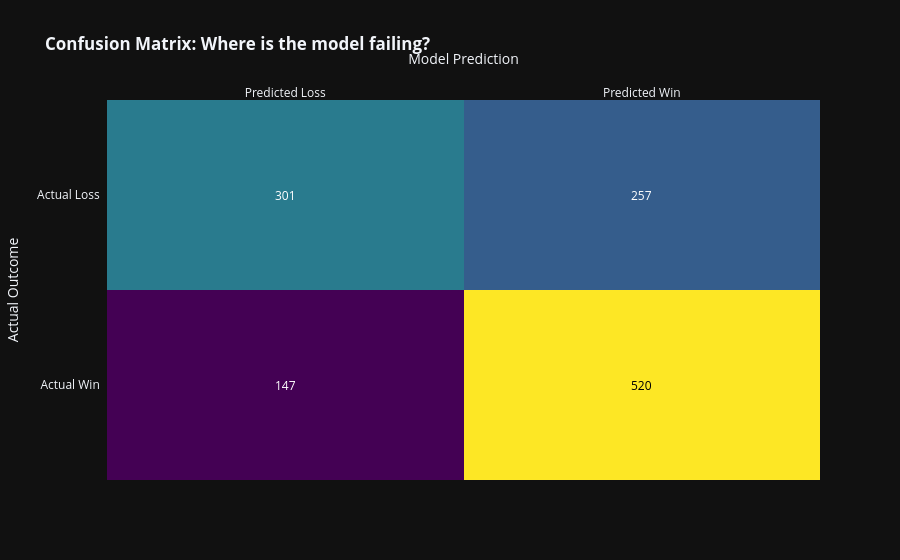

The notebook cell saved with this chart:
### Code cell
import plotly.figure_factory as ff
from sklearn.metrics import confusion_matrix

# Ensure we use the most recent predictions from your tuned model
# If the lengths don't match, re-run your X_test/y_test split
preds_2425 = model.predict(X_2425)
cm = confusion_matrix(y_actual, preds_2425)

# z is the matrix, x is the predicted labels, y is the actual labels
# We flip the matrix and y-axis to put 'Actual Win' at the bottom right
z = cm[::-1] 
x = ['Predicted Loss', 'Predicted Win']
y = ['Actual Loss', 'Actual Win'][::-1] 

fig = ff.create_annotated_heatmap(z, x=x, y=y, colorscale='Viridis')

fig.update_layout(
    title='<b>Confusion Matrix: Where is the model failing?</b>',
    xaxis_title='Model Prediction',
    yaxis_title='Actual Outcome',
    template='plotly_dark'
)
fig.show()

### Figure 1 — Plotly figure (JSON) as saved in the notebook; plotly's stock layout.template omitted (floating-point values rounded to 4 significant figures)
{"data": [{"colorscale": [[0, "#440154"], [0.1111, "#482878"], [0.2222, "#3e4989"], [0.3333, "#31688e"], [0.4444, "#26828e"], [0.5556, "#1f9e89"], [0.6667, "#35b779"], [0.7778, "#6ece58"], [0.8889, "#b5de2b"], [1, "#fde725"]], "reversescale": false, "showscale": false, "type": "heatmap", "x": ["Predicted Loss", "Predicted Win"], "y": ["Actual Win", "Actual Loss"], "z": [[147, 520], [301, 257]]}], "layout": {"annotations": [{"font": {"color": "#FFFFFF"}, "showarrow": false, "text": "147", "x": "Predicted Loss", "xref": "x", "y": "Actual Win", "yref": "y"}, {"font": {"color": "#000000"}, "showarrow": false, "text": "520", "x": "Predicted Win", "xref": "x", "y": "Actual Win", "yref": "y"}, {"font": {"color": "#FFFFFF"}, "showarrow": false, "text": "301", "x": "Predicted Loss", "xref": "x", "y": "Actual Loss", "yref": "y"}, {"font": {"color": "#FFFFFF"}, "showarrow": false, "text": "257", "x": "Predicted Win", "xref": "x", "y": "Actual Loss", "yref": "y"}], "title": {"text": "<b>Confusion Matrix: Where is the model failing?</b>"}, "xaxis": {"dtick": 1, "gridcolor": "rgb(0, 0, 0)", "side": "top", "ticks": "", "title": {"text": "Model Prediction"}}, "yaxis": {"dtick": 1, "ticks": "", "ticksuffix": "  ", "title": {"text": "Actual Outcome"}}}}
